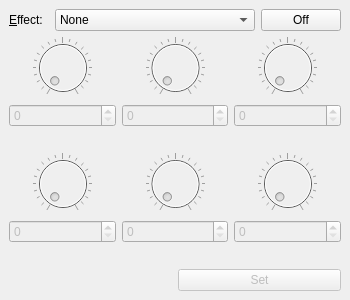
<?xml version="1.0" encoding="UTF-8"?>
<ui version="4.0">
 <class>Effect</class>
 <widget class="QMainWindow" name="Effect">
  <property name="geometry">
   <rect>
    <x>0</x>
    <y>0</y>
    <width>350</width>
    <height>300</height>
   </rect>
  </property>
  <property name="windowTitle">
   <string>Effect</string>
  </property>
  <widget class="QWidget" name="centralwidget">
   <layout class="QVBoxLayout" name="verticalLayout_6">
    <item>
     <layout class="QHBoxLayout" name="horizontalLayout_3">
      <item>
       <widget class="QLabel" name="label_7">
        <property name="text">
         <string>&amp;Effect:</string>
        </property>
        <property name="buddy">
         <cstring>comboBox</cstring>
        </property>
       </widget>
      </item>
      <item>
       <widget class="QComboBox" name="comboBox">
        <property name="minimumSize">
         <size>
          <width>200</width>
          <height>0</height>
         </size>
        </property>
        <property name="maxVisibleItems">
         <number>15</number>
        </property>
        <item>
         <property name="text">
          <string>None</string>
         </property>
        </item>
        <item>
         <property name="text">
          <string>[1] Overdrive</string>
         </property>
        </item>
        <item>
         <property name="text">
          <string>[1] Wah</string>
         </property>
        </item>
        <item>
         <property name="text">
          <string>[1] Touch Wah</string>
         </property>
        </item>
        <item>
         <property name="text">
          <string>[1] Fuzz</string>
         </property>
        </item>
        <item>
         <property name="text">
          <string>[1] Fuzz Touch Wah</string>
         </property>
        </item>
        <item>
         <property name="text">
          <string>[1] Simple Compressor</string>
         </property>
        </item>
        <item>
         <property name="text">
          <string>[1] Compressor</string>
         </property>
        </item>
        <item>
         <property name="text">
          <string>[1] Ranger Boost</string>
         </property>
        </item>
        <item>
         <property name="text">
          <string>[1] Green Box</string>
         </property>
        </item>
        <item>
         <property name="text">
          <string>[1] Orange Box</string>
         </property>
        </item>
        <item>
         <property name="text">
          <string>[1] Black Box</string>
         </property>
        </item>
        <item>
         <property name="text">
          <string>[1] Big Fuzz</string>
         </property>
        </item>
        <item>
         <property name="text">
          <string>[2] Sine Chorus</string>
         </property>
        </item>
        <item>
         <property name="text">
          <string>[2] Triangle Chorus</string>
         </property>
        </item>
        <item>
         <property name="text">
          <string>[2] Sine Flanger</string>
         </property>
        </item>
        <item>
         <property name="text">
          <string>[2] Triangle Flanger</string>
         </property>
        </item>
        <item>
         <property name="text">
          <string>[2] Vibratone</string>
         </property>
        </item>
        <item>
         <property name="text">
          <string>[2] Vintage Tremolo</string>
         </property>
        </item>
        <item>
         <property name="text">
          <string>[2] Sine Tremolo</string>
         </property>
        </item>
        <item>
         <property name="text">
          <string>[2] Ring Modulator</string>
         </property>
        </item>
        <item>
         <property name="text">
          <string>[2] Step Filter</string>
         </property>
        </item>
        <item>
         <property name="text">
          <string>[2] Phaser</string>
         </property>
        </item>
        <item>
         <property name="text">
          <string>[2] Pitch Schifter</string>
         </property>
        </item>
        <item>
         <property name="text">
          <string>[2] Wah</string>
         </property>
        </item>
        <item>
         <property name="text">
          <string>[2] Touch Wah</string>
         </property>
        </item>
        <item>
         <property name="text">
          <string>[2] Diatonic Pitch Shifter</string>
         </property>
        </item>
        <item>
         <property name="text">
          <string>[3] Mono Delay</string>
         </property>
        </item>
        <item>
         <property name="text">
          <string>[3] Mono Echo Filter</string>
         </property>
        </item>
        <item>
         <property name="text">
          <string>[3] Stereo Echo Filter</string>
         </property>
        </item>
        <item>
         <property name="text">
          <string>[3] Multitap Delay</string>
         </property>
        </item>
        <item>
         <property name="text">
          <string>[3] Ping Pong Delay</string>
         </property>
        </item>
        <item>
         <property name="text">
          <string>[3] Ducking Delay</string>
         </property>
        </item>
        <item>
         <property name="text">
          <string>[3] Reverse Delay</string>
         </property>
        </item>
        <item>
         <property name="text">
          <string>[3] Tape Delay</string>
         </property>
        </item>
        <item>
         <property name="text">
          <string>[3] Stereo Tape Delay</string>
         </property>
        </item>
        <item>
         <property name="text">
          <string>[4] Small Hall Reverb</string>
         </property>
        </item>
        <item>
         <property name="text">
          <string>[4] Large Hall Reverb</string>
         </property>
        </item>
        <item>
         <property name="text">
          <string>[4] Small Room Reverb</string>
         </property>
        </item>
        <item>
         <property name="text">
          <string>[4] Large Room Reverb</string>
         </property>
        </item>
        <item>
         <property name="text">
          <string>[4] Small Plate Reverb</string>
         </property>
        </item>
        <item>
         <property name="text">
          <string>[4] Large Plate Reverb</string>
         </property>
        </item>
        <item>
         <property name="text">
          <string>[4] Ambient Reverb</string>
         </property>
        </item>
        <item>
         <property name="text">
          <string>[4] Arena Reverb</string>
         </property>
        </item>
        <item>
         <property name="text">
          <string>[4] '63 Fender Spring Reverb</string>
         </property>
        </item>
        <item>
         <property name="text">
          <string>[4] '65 Fender Spring Reverb</string>
         </property>
        </item>
       </widget>
      </item>
      <item>
       <widget class="QPushButton" name="pushButton">
        <property name="text">
         <string>Off</string>
        </property>
        <property name="checkable">
         <bool>true</bool>
        </property>
       </widget>
      </item>
     </layout>
    </item>
    <item>
     <layout class="QHBoxLayout" name="horizontalLayout_2">
      <item>
       <layout class="QVBoxLayout" name="verticalLayout">
        <item>
         <widget class="QDial" name="dial">
          <property name="enabled">
           <bool>false</bool>
          </property>
          <property name="maximum">
           <number>255</number>
          </property>
          <property name="notchTarget">
           <double>12.750000000000000</double>
          </property>
          <property name="notchesVisible">
           <bool>true</bool>
          </property>
         </widget>
        </item>
        <item>
         <widget class="QSpinBox" name="spinBox">
          <property name="enabled">
           <bool>false</bool>
          </property>
          <property name="maximum">
           <number>255</number>
          </property>
         </widget>
        </item>
        <item>
         <widget class="QLabel" name="label">
          <property name="text">
           <string/>
          </property>
          <property name="alignment">
           <set>Qt::AlignCenter</set>
          </property>
          <property name="buddy">
           <cstring>spinBox</cstring>
          </property>
         </widget>
        </item>
       </layout>
      </item>
      <item>
       <layout class="QVBoxLayout" name="verticalLayout_2">
        <item>
         <widget class="QDial" name="dial_2">
          <property name="enabled">
           <bool>false</bool>
          </property>
          <property name="maximum">
           <number>255</number>
          </property>
          <property name="notchTarget">
           <double>12.750000000000000</double>
          </property>
          <property name="notchesVisible">
           <bool>true</bool>
          </property>
         </widget>
        </item>
        <item>
         <widget class="QSpinBox" name="spinBox_2">
          <property name="enabled">
           <bool>false</bool>
          </property>
          <property name="maximum">
           <number>255</number>
          </property>
         </widget>
        </item>
        <item>
         <widget class="QLabel" name="label_2">
          <property name="text">
           <string/>
          </property>
          <property name="alignment">
           <set>Qt::AlignCenter</set>
          </property>
          <property name="buddy">
           <cstring>spinBox_2</cstring>
          </property>
         </widget>
        </item>
       </layout>
      </item>
      <item>
       <layout class="QVBoxLayout" name="verticalLayout_3">
        <item>
         <widget class="QDial" name="dial_3">
          <property name="enabled">
           <bool>false</bool>
          </property>
          <property name="maximum">
           <number>255</number>
          </property>
          <property name="notchTarget">
           <double>12.750000000000000</double>
          </property>
          <property name="notchesVisible">
           <bool>true</bool>
          </property>
         </widget>
        </item>
        <item>
         <widget class="QSpinBox" name="spinBox_3">
          <property name="enabled">
           <bool>false</bool>
          </property>
          <property name="maximum">
           <number>255</number>
          </property>
         </widget>
        </item>
        <item>
         <widget class="QLabel" name="label_3">
          <property name="text">
           <string/>
          </property>
          <property name="alignment">
           <set>Qt::AlignCenter</set>
          </property>
          <property name="buddy">
           <cstring>spinBox_3</cstring>
          </property>
         </widget>
        </item>
       </layout>
      </item>
     </layout>
    </item>
    <item>
     <layout class="QHBoxLayout" name="horizontalLayout">
      <item>
       <layout class="QVBoxLayout" name="verticalLayout_4">
        <item>
         <widget class="QDial" name="dial_4">
          <property name="enabled">
           <bool>false</bool>
          </property>
          <property name="maximum">
           <number>255</number>
          </property>
          <property name="notchTarget">
           <double>12.750000000000000</double>
          </property>
          <property name="notchesVisible">
           <bool>true</bool>
          </property>
         </widget>
        </item>
        <item>
         <widget class="QSpinBox" name="spinBox_4">
          <property name="enabled">
           <bool>false</bool>
          </property>
          <property name="maximum">
           <number>255</number>
          </property>
         </widget>
        </item>
        <item>
         <widget class="QLabel" name="label_4">
          <property name="text">
           <string/>
          </property>
          <property name="alignment">
           <set>Qt::AlignCenter</set>
          </property>
          <property name="buddy">
           <cstring>spinBox_4</cstring>
          </property>
         </widget>
        </item>
       </layout>
      </item>
      <item>
       <layout class="QVBoxLayout" name="verticalLayout_5">
        <item>
         <widget class="QDial" name="dial_5">
          <property name="enabled">
           <bool>false</bool>
          </property>
          <property name="maximum">
           <number>255</number>
          </property>
          <property name="notchTarget">
           <double>12.750000000000000</double>
          </property>
          <property name="notchesVisible">
           <bool>true</bool>
          </property>
         </widget>
        </item>
        <item>
         <widget class="QSpinBox" name="spinBox_5">
          <property name="enabled">
           <bool>false</bool>
          </property>
          <property name="maximum">
           <number>255</number>
          </property>
         </widget>
        </item>
        <item>
         <widget class="QLabel" name="label_5">
          <property name="text">
           <string/>
          </property>
          <property name="alignment">
           <set>Qt::AlignCenter</set>
          </property>
          <property name="buddy">
           <cstring>spinBox_5</cstring>
          </property>
         </widget>
        </item>
       </layout>
      </item>
      <item>
       <layout class="QVBoxLayout" name="verticalLayout_7">
        <item>
         <widget class="QDial" name="dial_6">
          <property name="enabled">
           <bool>false</bool>
          </property>
          <property name="maximum">
           <number>255</number>
          </property>
          <property name="notchTarget">
           <double>12.750000000000000</double>
          </property>
          <property name="notchesVisible">
           <bool>true</bool>
          </property>
         </widget>
        </item>
        <item>
         <widget class="QSpinBox" name="spinBox_6">
          <property name="enabled">
           <bool>false</bool>
          </property>
          <property name="maximum">
           <number>255</number>
          </property>
         </widget>
        </item>
        <item>
         <widget class="QLabel" name="label_6">
          <property name="text">
           <string/>
          </property>
          <property name="alignment">
           <set>Qt::AlignCenter</set>
          </property>
          <property name="buddy">
           <cstring>spinBox_6</cstring>
          </property>
         </widget>
        </item>
       </layout>
      </item>
     </layout>
    </item>
    <item>
     <layout class="QHBoxLayout" name="horizontalLayout_4">
      <item>
       <widget class="QLabel" name="labelPosition"/>
      </item>
      <item>
       <widget class="QPushButton" name="setButton">
        <property name="enabled">
         <bool>false</bool>
        </property>
        <property name="text">
         <string>Set</string>
        </property>
        <property name="shortcut">
         <string>Return</string>
        </property>
       </widget>
      </item>
     </layout>
    </item>
   </layout>
  </widget>
 </widget>
 <tabstops>
  <tabstop>comboBox</tabstop>
  <tabstop>dial</tabstop>
  <tabstop>spinBox</tabstop>
  <tabstop>dial_2</tabstop>
  <tabstop>spinBox_2</tabstop>
  <tabstop>dial_3</tabstop>
  <tabstop>spinBox_3</tabstop>
  <tabstop>dial_4</tabstop>
  <tabstop>spinBox_4</tabstop>
  <tabstop>dial_5</tabstop>
  <tabstop>spinBox_5</tabstop>
  <tabstop>dial_6</tabstop>
  <tabstop>spinBox_6</tabstop>
  <tabstop>setButton</tabstop>
 </tabstops>
 <resources/>
 <connections>
  <connection>
   <sender>dial</sender>
   <signal>valueChanged(int)</signal>
   <receiver>spinBox</receiver>
   <slot>setValue(int)</slot>
   <hints>
    <hint type="sourcelabel">
     <x>73</x>
     <y>59</y>
    </hint>
    <hint type="destinationlabel">
     <x>76</x>
     <y>95</y>
    </hint>
   </hints>
  </connection>
  <connection>
   <sender>spinBox</sender>
   <signal>valueChanged(int)</signal>
   <receiver>dial</receiver>
   <slot>setValue(int)</slot>
   <hints>
    <hint type="sourcelabel">
     <x>80</x>
     <y>112</y>
    </hint>
    <hint type="destinationlabel">
     <x>80</x>
     <y>85</y>
    </hint>
   </hints>
  </connection>
  <connection>
   <sender>dial_2</sender>
   <signal>valueChanged(int)</signal>
   <receiver>spinBox_2</receiver>
   <slot>setValue(int)</slot>
   <hints>
    <hint type="sourcelabel">
     <x>162</x>
     <y>85</y>
    </hint>
    <hint type="destinationlabel">
     <x>162</x>
     <y>112</y>
    </hint>
   </hints>
  </connection>
  <connection>
   <sender>spinBox_2</sender>
   <signal>valueChanged(int)</signal>
   <receiver>dial_2</receiver>
   <slot>setValue(int)</slot>
   <hints>
    <hint type="sourcelabel">
     <x>162</x>
     <y>112</y>
    </hint>
    <hint type="destinationlabel">
     <x>162</x>
     <y>85</y>
    </hint>
   </hints>
  </connection>
  <connection>
   <sender>dial_3</sender>
   <signal>valueChanged(int)</signal>
   <receiver>spinBox_3</receiver>
   <slot>setValue(int)</slot>
   <hints>
    <hint type="sourcelabel">
     <x>243</x>
     <y>85</y>
    </hint>
    <hint type="destinationlabel">
     <x>243</x>
     <y>112</y>
    </hint>
   </hints>
  </connection>
  <connection>
   <sender>spinBox_3</sender>
   <signal>valueChanged(int)</signal>
   <receiver>dial_3</receiver>
   <slot>setValue(int)</slot>
   <hints>
    <hint type="sourcelabel">
     <x>243</x>
     <y>112</y>
    </hint>
    <hint type="destinationlabel">
     <x>243</x>
     <y>85</y>
    </hint>
   </hints>
  </connection>
  <connection>
   <sender>dial_4</sender>
   <signal>valueChanged(int)</signal>
   <receiver>spinBox_4</receiver>
   <slot>setValue(int)</slot>
   <hints>
    <hint type="sourcelabel">
     <x>80</x>
     <y>192</y>
    </hint>
    <hint type="destinationlabel">
     <x>80</x>
     <y>219</y>
    </hint>
   </hints>
  </connection>
  <connection>
   <sender>spinBox_4</sender>
   <signal>valueChanged(int)</signal>
   <receiver>dial_4</receiver>
   <slot>setValue(int)</slot>
   <hints>
    <hint type="sourcelabel">
     <x>80</x>
     <y>219</y>
    </hint>
    <hint type="destinationlabel">
     <x>80</x>
     <y>192</y>
    </hint>
   </hints>
  </connection>
  <connection>
   <sender>dial_5</sender>
   <signal>valueChanged(int)</signal>
   <receiver>spinBox_5</receiver>
   <slot>setValue(int)</slot>
   <hints>
    <hint type="sourcelabel">
     <x>162</x>
     <y>192</y>
    </hint>
    <hint type="destinationlabel">
     <x>162</x>
     <y>219</y>
    </hint>
   </hints>
  </connection>
  <connection>
   <sender>spinBox_5</sender>
   <signal>valueChanged(int)</signal>
   <receiver>dial_5</receiver>
   <slot>setValue(int)</slot>
   <hints>
    <hint type="sourcelabel">
     <x>162</x>
     <y>219</y>
    </hint>
    <hint type="destinationlabel">
     <x>162</x>
     <y>192</y>
    </hint>
   </hints>
  </connection>
  <connection>
   <sender>dial_6</sender>
   <signal>valueChanged(int)</signal>
   <receiver>spinBox_6</receiver>
   <slot>setValue(int)</slot>
   <hints>
    <hint type="sourcelabel">
     <x>195</x>
     <y>178</y>
    </hint>
    <hint type="destinationlabel">
     <x>195</x>
     <y>205</y>
    </hint>
   </hints>
  </connection>
  <connection>
   <sender>spinBox_6</sender>
   <signal>valueChanged(int)</signal>
   <receiver>dial_6</receiver>
   <slot>setValue(int)</slot>
   <hints>
    <hint type="sourcelabel">
     <x>217</x>
     <y>202</y>
    </hint>
    <hint type="destinationlabel">
     <x>218</x>
     <y>181</y>
    </hint>
   </hints>
  </connection>
 </connections>
</ui>
